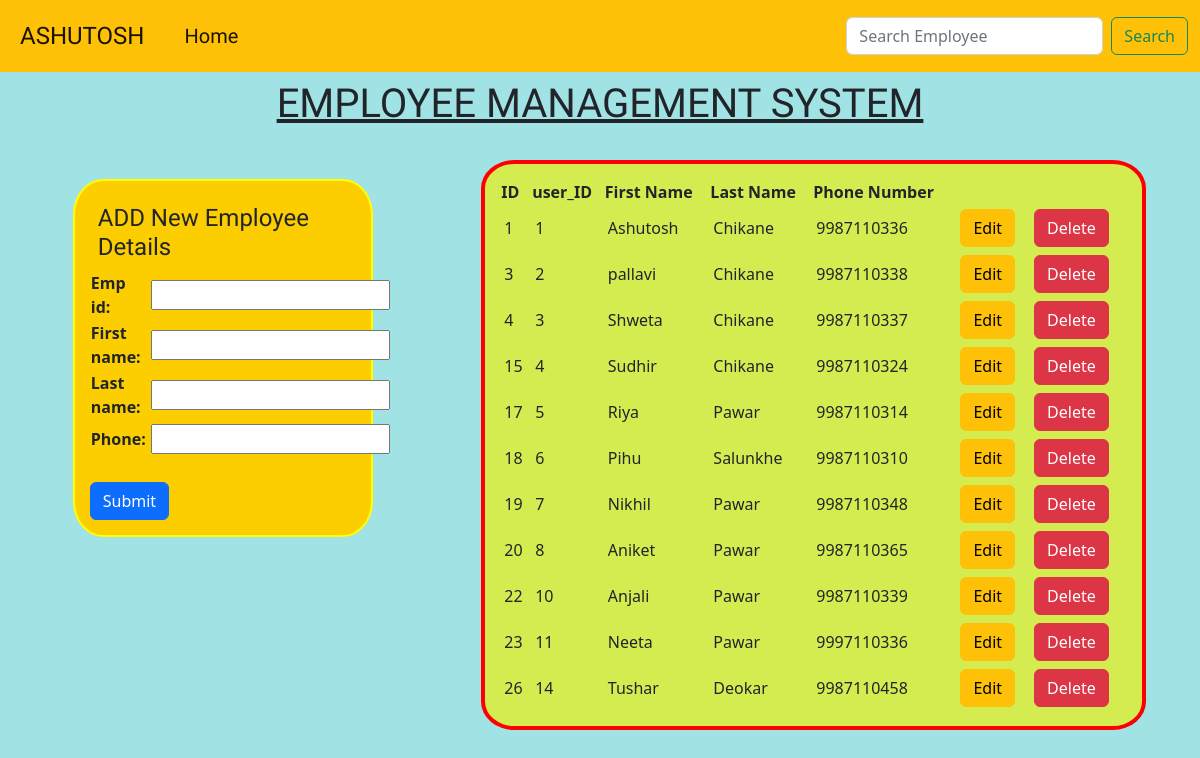
/employee/, run on the app's committed database.
### employee/models.py (models this page shows)
class employee(models.Model):
    emp_id=models.IntegerField(unique=True,null=False)
    first_name=models.CharField(max_length=50,null=False)
    last_name=models.CharField(max_length=50,null=False)
    phone=models.IntegerField(unique=True,null=False,validators=[phone_num_check])

### employee/views.py (the view)
# urls.py: path("",views.home,name='emp'),
def home(request,a=employee.objects.all()):
    if request.method=='POST':
        fm=new_employee(request.POST)
        if fm.is_valid():
            fm.save()
            fm=new_employee()
            a=employee.objects.all()
    else:
        fm=new_employee()
        a=employee.objects.all()
    return render(request,'home.html',{'forms':fm,'emp_details':a})

### employee/forms.py
class new_employee(forms.ModelForm):
    class Meta:
        model=employee
        fields='__all__'

### templates/home.html (shortened to what this page needs)
<!doctype html>
<html lang="en">
<head>
    <link href="https://cdn.jsdelivr.net/npm/bootstrap@5.2.3/dist/css/bootstrap.min.css" rel="stylesheet"
>
</head>
<body class="ab">
    <nav class="navbar navbar-expand-lg bg-warning">
        <div class="container-fluid">
            <a class="navbar-brand" href="/employee">
                <h4>ASHUTOSH</h4>
            </a>
            <div class="collapse navbar-collapse" id="navbarSupportedContent">
                <ul class="navbar-nav me-auto mb-2 mb-lg-0">
                    <li class="nav-item">
                        <a class="nav-link active" aria-current="page" href="/employee">
                            <h5>Home</h5>
                        </a>
                    </li>
                </ul>
                <form class="d-flex" role="search" action="{% url 'fil' %}">
                    <input class="form-control me-2" type="search" placeholder="Search Employee" name="name"
                        aria-label="Search">
                    <button class="btn btn-outline-success" type="submit">Search</button>
                </form>
            </div>
        </div>
    </nav>
    <div id="main" class="container">
        <h1><u>EMPLOYEE MANAGEMENT SYSTEM</u></h1>
        <br>
        <div id="roww" class="row">
            <div id="form" class="container col-4">
                <div class="stick col-3">
                    <form action="/employee/" method="post" novalidate>
                        <h4>ADD New Employee Details</h4>
                        <table>
                            {{forms.as_table}}
                        </table><br>
                        <button type="submit" class="btn btn-primary">Submit</button>
                    </form>
                </div>
            </div>
            <div id="empdetails" class="container col-7">
                <table class="container">
                    <tr>
                        <th>ID</th>
                        <th>user_ID</th>
                        <th>First Name</th>
                        <th>Last Name</th>
                        <th>Phone Number</th>
                        <th></th>
                    </tr>
                    {% for i in emp_details %}
                    <tr>
                        <td>{{i.id}}</td>
                        <td>{{i.emp_id}}</td>
                        <td>{{i.first_name}}</td>
                        <td>{{i.last_name}}</td>
                        <td>{{i.phone}}</td>
                        <td>
                            <form action="{% url 'edit' i.id %}">
                                <button type="submit" class="btn btn-warning">Edit</button>
                            </form>
                        </td>
                        <td>
                            <form action="{% url 'del' i.id %}">
                                <button type="submit" class="btn btn-danger">Delete</button>
                            </form>
                        </td>
                    </tr>
                    {% endfor %}
                </table>
            </div>
        </div>
    </div>
</body>
</html>

### templates/home.html (style rules this page uses)
.ab { background-color: rgb(161, 226, 228); }
#empdetails { border: 4px red solid; padding: 15px; background-color: rgb(213, 236, 81); border-radius: 5%; }
#form { padding: 15px; background-color: rgb(161, 226, 228); }
h1, h4, h5 { display: flex; justify-content: center; font-family: 'Acme', sans-serif; padding: 4px; margin: 4px; }
td { padding: 4px; }
.stick { position: fixed; border: 2px solid yellow; background-color: rgb(252, 206, 0); padding: 15px; margin: 4px; border-radius: 10%; }

### data on the page
employee: id "1", emp_id "1", first_name "Ashutosh", last_name "Chikane", phone "9987110336"
employee: id "3", emp_id "2", first_name "pallavi", last_name "Chikane", phone "9987110338"
employee: id "4", emp_id "3", first_name "Shweta", last_name "Chikane", phone "9987110337"
employee: id "15", emp_id "4", first_name "Sudhir", last_name "Chikane", phone "9987110324"
employee: id "17", emp_id "5", first_name "Riya", last_name "Pawar", phone "9987110314"
employee: id "18", emp_id "6", first_name "Pihu", last_name "Salunkhe", phone "9987110310"
employee: id "19", emp_id "7", first_name "Nikhil", last_name "Pawar", phone "9987110348"
employee: id "20", emp_id "8", first_name "Aniket", last_name "Pawar", phone "9987110365"
employee: id "22", emp_id "10", first_name "Anjali", last_name "Pawar", phone "9987110339"
employee: id "23", emp_id "11", first_name "Neeta", last_name "Pawar", phone "9997110336"
employee: id "26", emp_id "14", first_name "Tushar", last_name "Deokar", phone "9987110458"
